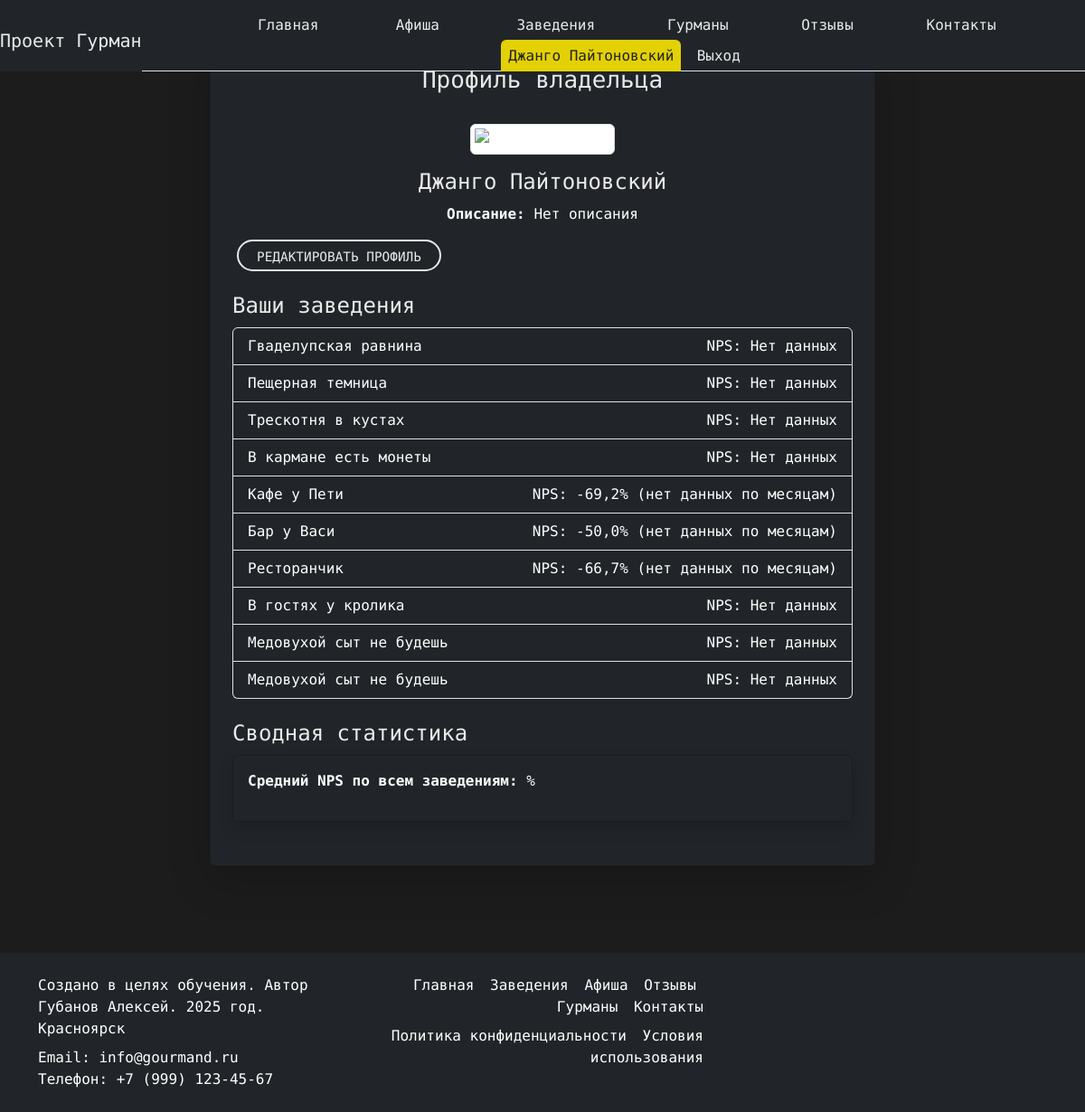
The app's page /profile/ (signed in) with its own data.
### landing/models.py (models this page shows, shortened)
class User(AbstractBaseUser, PermissionsMixin):
    ROLE_CHOICES = (
        ("gourmand", "Гурман"),
        ("owner", "Владелец заведения"),
    )
    email = models.EmailField(unique=True)
    first_name = models.CharField(max_length=30, blank=True)
    last_name = models.CharField(max_length=30, blank=True)
    role = models.CharField(max_length=10, choices=ROLE_CHOICES, default="gourmand")
    is_active = models.BooleanField(default=True)
    is_staff = models.BooleanField(default=False)
    slug = models.SlugField(max_length=100, blank=True, unique=True, verbose_name="Слаг")
    objects = UserManager()
    USERNAME_FIELD = "email"
    REQUIRED_FIELDS = ["first_name", "last_name"]
    def is_gourmand(self):
        return self.role == "gourmand"
    def is_owner(self):
        return self.role == "owner"

class Place(models.Model):
    name = models.CharField(max_length=100)
    description = models.TextField()
    place_email = models.EmailField()
    location = models.TextField()
    rating = models.DecimalField(max_digits=3, decimal_places=1, default=0.0)
    phone = models.TextField(max_length=50)
    website = models.URLField(max_length=200, blank=True, null=True)
    owner = models.ForeignKey(
        settings.AUTH_USER_MODEL,
        on_delete=models.SET_NULL,
        null=True,
        blank=True,
        related_name='owned_places'
    )
    slug = models.SlugField(max_length=100, blank=True, unique=True, verbose_name="Слаг")

### landing/views.py (the view)
# urls.py: path('profile/', views.profile, name='profile'),
@login_required
def profile(request):
    user = request.user
    if user.is_gourmand():
        profile, _ = GourmandProfile.objects.get_or_create(user=user)
        return render(request, "gourmands/gourmand_profile.html", {"profile": profile})
    elif user.is_owner():
        profile, _ = OwnerProfile.objects.get_or_create(user=user)
        today = datetime.today()
        current_month_start = today.replace(day=1, hour=0, minute=0, second=0, microsecond=0)
        last_month_start = current_month_start - relativedelta(months=1)
        last_month_end = current_month_start - relativedelta(seconds=1)
        places = Place.objects.filter(owner=user)
        place_stats = {}
        if places.exists():
            for place in places:
                total_responses = NPSResponse.objects.filter(review__place=place).count()
                promoters = NPSResponse.objects.filter(review__place=place, score__gte=9).count()
                detractors = NPSResponse.objects.filter(review__place=place, score__lte=6).count()
                nps = (
                            promoters / total_responses * 100 - detractors / total_responses * 100) if total_responses > 0 else 0
                current_total = NPSResponse.objects.filter(
                    review__place=place,
                    created_at__gte=current_month_start
                ).count()
                current_promoters = NPSResponse.objects.filter(
                    review__place=place,
                    created_at__gte=current_month_start,
                    score__gte=9
                ).count()
                current_detractors = NPSResponse.objects.filter(
                    review__place=place,
                    created_at__gte=current_month_start,
                    score__lte=6
                ).count()
                current_nps = (
                            current_promoters / current_total * 100 - current_detractors / current_total * 100) if current_total > 0 else None
                last_total = NPSResponse.objects.filter(
                    review__place=place,
                    created_at__gte=last_month_start,
                    created_at__lte=last_month_end
                ).count()
                last_promoters = NPSResponse.objects.filter(
                    review__place=place,
                    created_at__gte=last_month_start,
                    created_at__lte=last_month_end,
                    score__gte=9
                ).count()
                last_detractors = NPSResponse.objects.filter(
                    review__place=place,
                    created_at__gte=last_month_start,
                    created_at__lte=last_month_end,
                    score__lte=6
                ).count()
                last_nps = (
                            last_promoters / last_total * 100 - last_detractors / last_total * 100) if last_total > 0 else None
                tag_stats = NPSResponse.objects.filter(review__place=place).values('tags__label').annotate(
                    tag_count=Count('tags__label')
                ).order_by('-tag_count')[:3]
                current_month_tags = NPSResponse.objects.filter(
                    review__place=place,
                    created_at__gte=current_month_start
                ).values('tags__label').annotate(
                    tag_count=Count('tags__label')
                ).order_by('-tag_count')
                last_month_tags = NPSResponse.objects.filter(
                    review__place=place,
                    created_at__gte=last_month_start,
                    created_at__lte=last_month_end
                ).values('tags__label').annotate(
                    tag_count=Count('tags__label')
                ).order_by('-tag_count')
                tag_dynamics = {}
                for tag in set(
                        [t['tags__label'] for t in current_month_tags] + [t['tags__label'] for t in last_month_tags]):
                    current_count = next((t['tag_count'] for t in current_month_tags if t['tags__label'] == tag), 0)
                    last_count = next((t['tag_count'] for t in last_month_tags if t['tags__label'] == tag), 0)
                    tag_dynamics[tag] = {
                        'current': current_count,
                        'last': last_count,
                        'change': current_count - last_count
                    }
                place_stats[place.id] = {
                    'place': place,
                    'nps': nps,
                    'total_responses': total_responses,
                    'current_nps': current_nps,
                    'last_nps': last_nps,
                    'tag_stats': tag_stats,
                    'tag_dynamics': tag_dynamics,
                }
        context = {
            'profile': profile,
            'place_stats': place_stats,
            'current_month': current_month_start.strftime('%Y-%m'),
            'last_month': last_month_start.strftime('%Y-%m'),
        }
        return render(request, "places/owner_profile.html", context)
    return redirect("index")

### templates/places/owner_profile.html (shortened to what this page needs)
{% extends 'landing/base.html' %}
{% load static %}
{% load static math_filters %}
{% block content %}
<div class="container my-5">
    <div class="row justify-content-center">
        <div class="col-md-8">
            <div class="card bg-dark text-white shadow-lg p-4">
                <h2 class="text-center mb-4 custom-text-color">Профиль владельца</h2>
                <div class="mb-4 text-center">
                    {% if profile.image %}
                        <img src="{{ profile.image.url }}" alt="Фото владельца" class="img-thumbnail" width="150">
                    {% else %}
                        <img src="{% static 'img/default.png' %}" alt="Фото владельца" class="img-thumbnail" width="150">
                    {% endif %}
                    <h3 class="custom-text-color mt-3">{{ user.first_name }} {{ user.last_name }}</h3>
                    <p><strong>Описание:</strong> {{ user.description|default:"Нет описания" }}</p>
                    <div class="button_user mt-3">
                        <a href="{% url 'edit_profile' %}" class="custom-button">Редактировать профиль</a>
                    </div>
                </div>
                <div class="mb-4">
                    <h3 class="custom-text-color">Ваши заведения</h3>
                    {% if place_stats %}
                        <ul class="list-group">
                            {% for place_id, stats in place_stats.items %}
                                <li class="list-group-item bg-dark text-white d-flex justify-content-between align-items-center">
                                    {% if stats.place.slug %}
                                        <a href="{% url 'place' stats.place.slug %}" class="text-white">{{ stats.place.name }}</a>
                                    {% else %}
                                        <span class="text-muted">{{ stats.place.name }} (нет slug)</span>
                                    {% endif %}
                                    <span>
                                        {% if stats.total_responses %}
                                            {% if stats.last_nps is not None and stats.current_nps is not None %}
                                                NPS: {{ stats.last_nps|floatformat:1 }}% → {{ stats.current_nps|floatformat:1 }}%
                                                {% if stats.current_nps > stats.last_nps %}
                                                    <span class="text-success">(+{{ stats.current_nps|subtract:stats.last_nps|floatformat:1 }}%)</span>
                                                {% elif stats.current_nps < stats.last_nps %}
                                                    <span class="text-danger">(-{{ stats.last_nps|subtract:stats.current_nps|floatformat:1 }}%)</span>
                                                {% else %}
                                                    <span class="text-muted">(0%)</span>
                                                {% endif %}
                                            {% else %}
                                                NPS: {{ stats.nps|floatformat:1 }}% (нет данных по месяцам)
                                            {% endif %}
                                        {% else %}
                                            NPS: Нет данных
                                        {% endif %}
                                    </span>
                                </li>
                            {% endfor %}
                        </ul>
                    {% else %}
                        <p>У вас пока нет заведений.</p>
                    {% endif %}
                </div>
                {% if place_stats %}
                    <div class="mb-4">
                        <h3 class="custom-text-color">Сводная статистика</h3>
                        <div class="card bg-dark text-white shadow p-3">
                            <p><strong>Средний NPS по всем заведениям:</strong> {{ average_nps|floatformat:1 }}%</p>
                        </div>
                    </div>
                {% endif %}
            </div>
        </div>
    </div>
</div>
{% endblock %}

### templates/includes/header.html (shortened to what this page needs)
{% load static %}
{% url 'events' as events_url %}
{% url 'places' as places_url %}
{% url 'index' as index_url %}
{% url 'reviews' as reviews_url %}
{% url 'gourmands' as gourmands_url %}
{% url 'contacts' as contacts_url %}
<nav class="navbar navbar-expand-xl bg_dark fixed-top pb-0" aria-label="Основная навигация" >
    <div class="container-fluid px-3">
            <a class="navbar-brand custom-text-color pb-0 fs-5" href="{% url 'index' %}">Проект Гурман</a>
              <div class="collapse navbar-collapse right_header_info fixed-top bg-dark" id="navbarNav">
                <a class="navbar-brand custom-text-color m-auto pl-1 fs-5" href="{% url 'index' %}">Проект Гурман</a>
                <ul class="navbar-nav ms-auto nav nav-tabs nav nav-link contact-info">
                  <li class="nav-item button_user">
                    <a class="button nav-link  {% if request.path == index_url %}active{% endif %}" href="{% url 'index' %}">Главная</a>
                  </li>
                  <li class="nav-item button_user">
                    <a class="button nav-link {% if request.path == events_url %}active{% endif %}" href="{% url 'events' %}">Афиша</a>
                  </li>
                  <li class="nav-item button_user">
                    <a class="button nav-link {% if request.path == places_url %}active{% endif %}" href="{% url 'places' %}">Заведения</a>
                  </li>
                  <li class="nav-item button_user">
                    <a class="button nav-link {% if request.path == gourmands_url %}active{% endif %}" href="{% url 'gourmands' %}">Гурманы</a>
                  </li>
                  <li class="nav-item button_user">
                    <a class="button nav-link {% if request.path == reviews_url %}active{% endif %}" href="{% url 'reviews' %}">Отзывы</a>
                  </li>
                  <li class="nav-item button_user">
                    <a class="button nav-link {% if request.path == contacts_url %}active{% endif %}" href="{% url 'contacts' %}">Контакты</a>
                  </li>
                  {% if request.user.is_authenticated %}
                    <li class="nav-item button_user">
                      <a class="button nav-link active" href="{% url 'profile' %}">{{ request.user.first_name }} {{ request.user.last_name }}</a>
                      <a class="button nav-link" href="{% url 'signout' %}">Выход</a>
                    </li>
                  {% else %}
                    <li class="button_user">
                      <a class="button nav-link" href="{% url 'signin' %}" >Вход</a>
                      <a class="button nav-link" href="{% url 'signup' %}" >Регистрация</a>
                    </li>
                  {% endif %}
                </ul>
              </div>
              </div>
</nav>

### landing/static/css/style.css (style rules this page uses)
body { background-color: #1c1c1c; color: white; font-family: 'LXGW WenKai Mono TC', 'Arial', sans-serif; min-height: 100vh; display: flex; flex-direction: column; }
a { color: #1f1f1f; text-decoration: none !important; outline: none !important; transition: all 0.3s ease-in-out; }
h1, h2, h3, h4, h5, h6 { letter-spacing: 0; font-weight: normal; position: relative; padding: 0 0 10px 0; line-height: normal; color: #111111; margin: 0; }
h2 { font-size: 26px; }
h3 { font-size: 24px; }
.contact-info { display: flex; align-items: center; justify-content: center; }
.contact-info li { display: flex; align-items: center; margin-right: 15px; }
.button_user a:hover, .button_user a:focus, .button_user a.active { background: #e3d105; color: #fff; border-color: #e3d105; color: #222; }
.button_user a { float: left; min-width: 75px; height: 35px; text-align: center; line-height: 35px; position: relative; padding: 0 15px; margin: 0 2px; }
.right_header_info { padding-top: 10px; width: 100%; }
.right_header_info ul { list-style: none; padding: 0; margin: 0; }
.right_header_info ul li { display: inline; font-size: 16px; margin-left: 45px; color: #eaeaea; font-weight: 400; }
.right_header_info ul li a { color: #eaeaea; font-weight: 300; }
.button_user .custom-button { display: inline-block; min-width: 120px; height: 35px; line-height: 35px; text-align: center; padding: 0 20px; margin: 0 5px; color: #eaeaea; border: 2px solid #eaeaea; border-radius: 25px; transition: all 0.3s ease; text-transform: uppercase; font-size: 0.9rem; }
.custom-text-color { color: #eaeaea; }
.nav-link.active { background: #e3d105 !important; color: #222 !important; border-color: #e3d105 !important; }
.nav-link { border-top: none!important; border-left: none!important; border-right: none!important; }
.button_user a.active { background: #e3d105; color: #000000; border: none !important; }
.bg_dark { color: #eaeaea; background: #111111; }

### records on screen
User: user.first_name "Джанго", user.last_name "Пайтоновский", first_name "Джанго", last_name "Пайтоновский"
Place: place.name "Гваделупская равнина", shows "NPS: Нет данных"
Place: place.name "Пещерная темница", shows "NPS: Нет данных"
Place: place.name "Трескотня в кустах", shows "NPS: Нет данных"
Place: place.name "В кармане есть монеты", shows "NPS: Нет данных"
Place: place.name "Кафе у Пети", nps "-69,2"
Place: place.name "Бар у Васи", nps "-50,0"
Place: place.name "Ресторанчик", nps "-66,7"
Place: place.name "В гостях у кролика", shows "NPS: Нет данных"
Place: place.name "Медовухой сыт не будешь", shows "NPS: Нет данных"
Place: place.name "Медовухой сыт не будешь", shows "NPS: Нет данных"

### other values on screen
{{ user.description|default:"Нет описания" }} "Нет описания"
